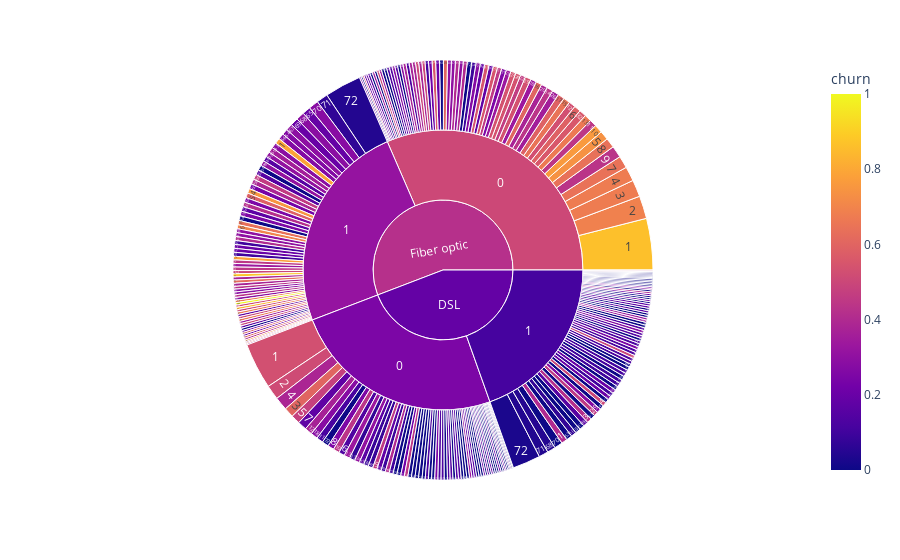

The notebook cell saved with this chart:
### Code cell
px.sunburst(train, 
            color='churn',
            path=['internet_service_type', 'online_backup','tenure',],
            maxdepth=4
           )

### Figure 1 — Plotly figure (JSON) as saved in the notebook; plotly's stock layout.template omitted (floating-point values rounded to 4 significant figures; data arrays with more than 128 entries replaced by an {"elided": "..."} marker saying what was removed)
{"data": [{"branchvalues": "total", "customdata": {"elided": "295x1 float values"}, "domain": {"x": [0, 1], "y": [0, 1]}, "hovertemplate": "labels=%{label}<br>count=%{value}<br>parent=%{parent}<br>id=%{id}<br>churn=%{color}<extra></extra>", "ids": {"elided": "295 str values"}, "labels": {"elided": "295 str values"}, "marker": {"coloraxis": "coloraxis", "colors": {"elided": "295 float values"}}, "maxdepth": 4, "name": "", "parents": {"elided": "295 str values"}, "type": "sunburst", "values": {"elided": "295 int values"}}], "layout": {"coloraxis": {"colorbar": {"title": {"text": "churn"}}, "colorscale": [[0, "#0d0887"], [0.1111, "#46039f"], [0.2222, "#7201a8"], [0.3333, "#9c179e"], [0.4444, "#bd3786"], [0.5556, "#d8576b"], [0.6667, "#ed7953"], [0.7778, "#fb9f3a"], [0.8889, "#fdca26"], [1, "#f0f921"]]}, "legend": {"tracegroupgap": 0}, "margin": {"t": 60}}}
